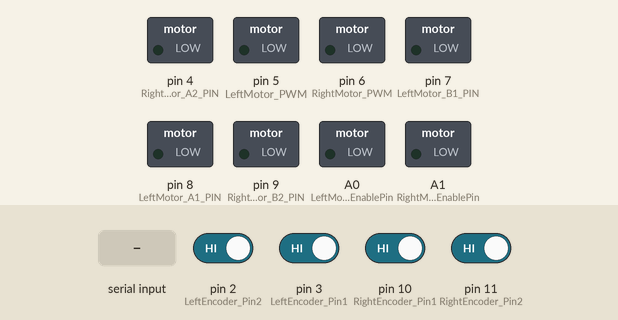
Bench run of a sketch on a simulated Arduino Uno, built with avr-gcc and run on an emulated ATmega328P. On the bench: switched loads named in the sketch (green lamp = pin HIGH). Inputs (shaded band) come from the test bench; at power-on: pin 2 (LeftEncoder_Pin2), pin 3 (LeftEncoder_Pin1), pin 10 (RightEncoder_Pin1), pin 11 (RightEncoder_Pin2) HIGH.

Above: at 1.2 s.
1.3 s: pin 2 (LeftEncoder_Pin2) driven LOW
At 2.6 s:
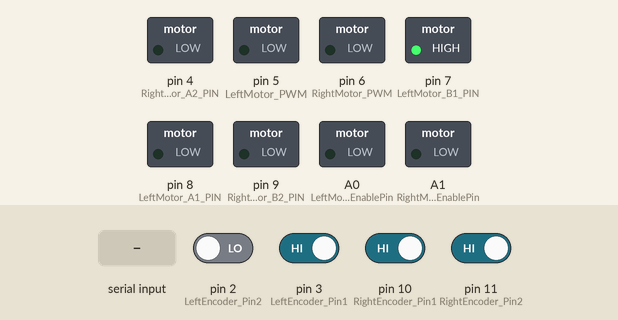
4.3 s: "90 45\n" received over Serial
At 4.46 s:
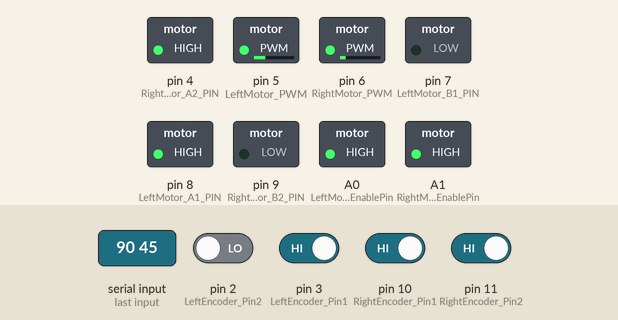
7.3 s: byte 32 (' ') received over Serial
10.3 s: "30 150\n" received over Serial
At 10.51 s:
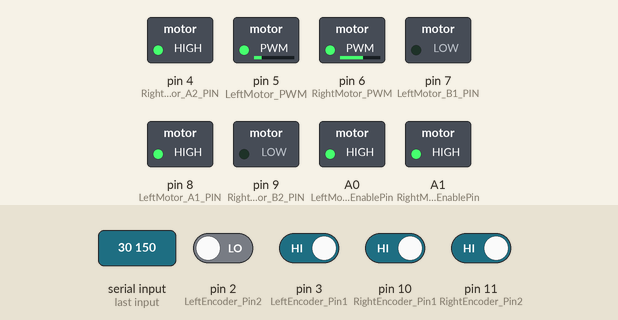
13.3 s: byte 68 ('D') received over Serial
16.3 s: byte 66 ('B') received over Serial
At 18.85 s:
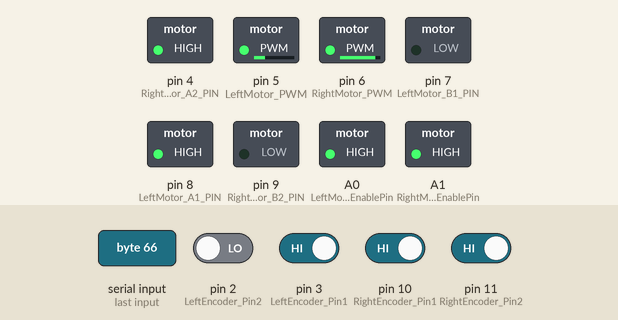
Timing chart, 0 to 44.5 s (numbered marks = the images above; inputs shaded):
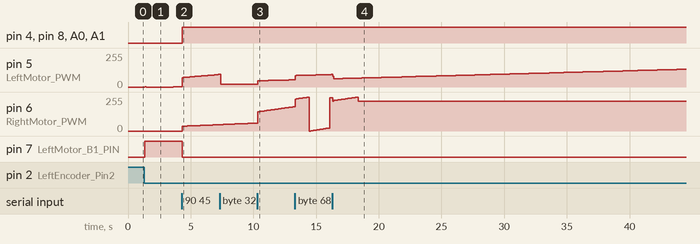

The sketch:

FacePush.ino
```cpp
#include <PinChangeInt.h>
#include <PID_v1.h>
#define SERIAL_BAUD 115200
#define DEBUG  0

//All Ｍotor Parameter
int AllMotor_Parameters[4] = {0}; // angle left, speed left, angle right, speed right
//Read String Parameter
String ReadString_Input = "";

// Left default setting(Motor，Rotary Encoder，PID)
#define LeftMotor_A1_PIN 8
#define LeftMotor_B1_PIN 7
#define LeftMotor_PWM 5
#define LeftMotor_EnablePin A0
#define LeftMotor 1
double LeftMotor_Speed = 255;
double LeftMotor_PWMBuffer = 0;
int LeftEncoder_Pin1 = 3; // interrupt 0
int LeftEncoder_Pin2 = 2; // interrupt 1
volatile long LeftEncoder_LastValue = 0;
volatile long LeftEncoder_Value = 0;
double LeftPID_Input = 0;// input: current position (value of rotary encoder)
double LeftPID_Output = 0;// output: result (where to go)
double LeftPID_Target = 0;// Target: target position (position cmd from Feather)
double Left_kp = 0.8, Left_ki = 0.09, Left_kd = 0.05; //PID Parameter
PID LeftPID_Contorller(&LeftPID_Input, &LeftPID_Output, &LeftPID_Target, Left_kp, Left_ki, Left_kd, DIRECT);

//Right default setting(Motor，Rotary Encoder，PID)
#define RightMotor_A2_PIN 4
#define RightMotor_B2_PIN 9
#define RightMotor_PWM 6
#define RightMotor_EnablePin A1
#define RightMotor 2
double RightMotor_Speed = 255;
double RightMotor_PWMBuffer = 0;
int RightEncoder_Pin1 = 10;//use PinChangeInt to simulate Interript
int RightEncoder_Pin2 = 11;//use PinChangeInt to simulate Interript
volatile long RightEncoder_LastValue = 0;
volatile long RightEncoder_Value = 0;
double RightPID_Input = 0;// input: current position (value of rotary encoder)
double RightPID_Output = 0;// output: result (where to go)
double RightPID_Target = 0;// Target: target position (position cmd from Feather)
double Right_kp = 0.8, Right_ki = 0.09, Right_kd = 0.05; //PID Parameter
PID RightPID_Contorller(&RightPID_Input, &RightPID_Output, &RightPID_Target, Right_kp, Right_ki, Right_kd, DIRECT);
void setup()
{
  Serial.begin(SERIAL_BAUD);
  LeftInitialSetting();
  RightInitialSetting();
}

void loop()
{
  //  DEBUG == 1 below to check values of PID
  #if DEBUG == 1
    Serial.print("L: ");
    Serial.print(LeftPID_Input); Serial.print(" ");
    Serial.print(LeftPID_Target); Serial.print(" ");
    Serial.print(LeftPID_Output); Serial.print(" ");
    Serial.print(LeftPID_Contorller.GetKp()); Serial.print(" ");
    Serial.print(LeftPID_Contorller.GetKi()); Serial.print(" ");
    Serial.print(LeftPID_Contorller.GetKd()); Serial.print(" ");
    Serial.print(LeftPID_Contorller.GetMode()); Serial.print(" ");
    Serial.print(LeftPID_Contorller.GetDirection()); Serial.print(" ");
    Serial.print("R: ");
    Serial.print(RightPID_Input); Serial.print(" ");
    Serial.print(RightPID_Target); Serial.print(" ");
    Serial.print(RightPID_Output); Serial.print(" ");
    Serial.print(RightPID_Contorller.GetKp()); Serial.print(" ");
    Serial.print(RightPID_Contorller.GetKi()); Serial.print(" ");
    Serial.print(RightPID_Contorller.GetKd()); Serial.print(" ");
    Serial.print(RightPID_Contorller.GetMode()); Serial.print(" ");
    Serial.print(RightPID_Contorller.GetDirection()); Serial.print(" ");
    Serial.print("Order: ");
    Serial.print(AllMotor_Parameters[0]); Serial.print(" ");
    Serial.print(AllMotor_Parameters[1]); Serial.println(" ");
  #else DEBUG == 0
//    Serial.print(LeftPID_Output); Serial.print(" ");
//    Serial.print(MotorCounter); Serial.println(" ");
    delay(10);
  #endif
    LeftPID_Input = LeftEncoder_Value;
    PID_Calculation(&LeftPID_Output, &LeftPID_Contorller, LeftMotor);
    RightPID_Input = RightEncoder_Value;
    PID_Calculation(&RightPID_Output, &RightPID_Contorller, RightMotor);

  //Control Motor noise
  if (LeftPID_Output == 255 || RightPID_Output == 255)
  {
      LeftMotor_Speed = 225;
      RightMotor_Speed = 225;
  }

  //Read Data and Handle Data
  int i = 0;
  while(Serial.available())
  {
    digitalWrite(LeftMotor_EnablePin, HIGH);
    digitalWrite(RightMotor_EnablePin, HIGH);
    char c = Serial.read();
    if (c == ' ' || c == '\n')
    {
      AllMotor_Parameters[i] = ReadString_Input.toInt();
      i++;
      ReadString_Input = "";
    }
    else if (c == 'D')
    {
       LeftPID_Contorller.SetTunings(1.5, 0.09, 0.05);
       RightPID_Contorller.SetTunings(1, 0.1, 0);
       RightMotor_PWMBuffer = 25;
       LeftMotor_PWMBuffer = 12.5;
      char test = Serial.read();
    }
    else if (c == 'B')
    {
       LeftPID_Contorller.SetTunings(0.8, 0.09, 0.05);
       RightPID_Contorller.SetTunings(0.8, 0.09, 0.05);
       RightMotor_PWMBuffer = 0;
       LeftMotor_PWMBuffer = 0;
       char test = Serial.read();
    }
    else
    {
      ReadString_Input += c;
    }
    LeftPID_Target = AllMotor_Parameters[0];
    RightPID_Target = AllMotor_Parameters[1];
    if(AllMotor_Parameters[0] < -60)
    {
      digitalWrite(LeftMotor_EnablePin, LOW);
    }
    if(AllMotor_Parameters[1] < -60)
    {
      digitalWrite(RightMotor_EnablePin, LOW);
    }

    LeftMotor_Speed = 255;
    RightMotor_Speed = 255;
    Serial.flush();
  }
  LeftPID_Contorller.SetOutputLimits(-LeftMotor_Speed, LeftMotor_Speed);
  RightPID_Contorller.SetOutputLimits(-RightMotor_Speed, RightMotor_Speed);
}

void motorAction(uint8_t motor, uint8_t pwm, int PinA_Value, int PinB_Value)
{
  if(motor == LeftMotor)
  {
    digitalWrite(LeftMotor_A1_PIN, PinA_Value);
    digitalWrite(LeftMotor_B1_PIN, PinB_Value);
    analogWrite(LeftMotor_PWM, pwm + LeftMotor_PWMBuffer);
  }
  else if(motor == RightMotor)
  {
    digitalWrite(RightMotor_A2_PIN, PinA_Value);
    digitalWrite(RightMotor_B2_PIN, PinB_Value);
    analogWrite(RightMotor_PWM, pwm + RightMotor_PWMBuffer);
  }
}

void PID_Calculation(double *output, PID *motorPID, uint8_t motor)
{
    motorPID->Compute();
    if (*output > 0) //正轉CW
       motorAction(motor, *output, HIGH, LOW);
    else if (*output < 0) //逆轉CCW
      motorAction(motor, abs(*output), LOW, HIGH);
    else if (*output == 0)//停止
      motorAction(motor, 0, LOW, LOW);
}

void LeftInitialSetting()
{
  // Left setup (Motor，Rotary Encoder，PID)
  pinMode(LeftMotor_A1_PIN, OUTPUT);
  pinMode(LeftMotor_B1_PIN, OUTPUT);
  pinMode(LeftMotor_PWM, OUTPUT);
  pinMode(LeftMotor_EnablePin, OUTPUT);
  pinMode(LeftEncoder_Pin1, INPUT);
  pinMode(LeftEncoder_Pin2, INPUT);
  digitalWrite(LeftEncoder_Pin1, HIGH); //turn pullup resistor on
  digitalWrite(LeftEncoder_Pin2, HIGH); //turn pullup resistor on
  attachInterrupt(digitalPinToInterrupt(LeftEncoder_Pin1), LeftEncoder_Update, CHANGE);
  attachInterrupt(digitalPinToInterrupt(LeftEncoder_Pin2), LeftEncoder_Update, CHANGE);
  LeftPID_Contorller.SetMode(AUTOMATIC);
  LeftPID_Contorller.SetOutputLimits(-LeftMotor_Speed, LeftMotor_Speed);
}

void LeftEncoder_Update()
{
  long MSB = digitalRead(LeftEncoder_Pin1); //MSB = most significant bit
  long LSB = digitalRead(LeftEncoder_Pin2); //LSB = least significant bit

  long encoded = (MSB << 1) | LSB; //converting the 2 pin value to single number
  long sum  = (LeftEncoder_LastValue << 2) | encoded; //adding it to the previous encoded value

  if(sum == 0b1101 || sum == 0b0100 || sum == 0b0010 || sum == 0b1011) LeftEncoder_Value ++;
  if(sum == 0b1110 || sum == 0b0111 || sum == 0b0001 || sum == 0b1000) LeftEncoder_Value --;

  LeftEncoder_LastValue = encoded; //store this value for next time
}

void RightInitialSetting()
{
  // Right setup (Motor，Rotary Encoder，PID)
  pinMode(RightMotor_A2_PIN, OUTPUT);
  pinMode(RightMotor_B2_PIN, OUTPUT);
  pinMode(RightMotor_PWM, OUTPUT);
  pinMode(RightMotor_EnablePin, OUTPUT);
  pinMode(RightEncoder_Pin1, INPUT);
  pinMode(RightEncoder_Pin2, INPUT);
  digitalWrite(RightEncoder_Pin1, HIGH); //turn pullup resistor on
  digitalWrite(RightEncoder_Pin2, HIGH); //turn pullup resistor on
  attachPinChangeInterrupt(RightEncoder_Pin1, RightEncoder_Update, CHANGE);
  attachPinChangeInterrupt(RightEncoder_Pin2, RightEncoder_Update, CHANGE);
  RightPID_Contorller.SetMode(AUTOMATIC);
  RightPID_Contorller.SetOutputLimits(-RightMotor_Speed, RightMotor_Speed);
}

void RightEncoder_Update()
{
  long MSB = digitalRead(RightEncoder_Pin1); //MSB = most significant bit
  long LSB = digitalRead(RightEncoder_Pin2); //LSB = least significant bit

  long encoded = (MSB << 1) | LSB; //converting the 2 pin value to single number
  long sum  = (RightEncoder_LastValue << 2) | encoded; //adding it to the previous encoded value

  if(sum == 0b1101 || sum == 0b0100 || sum == 0b0010 || sum == 0b1011) RightEncoder_Value ++;
  if(sum == 0b1110 || sum == 0b0111 || sum == 0b0001 || sum == 0b1000) RightEncoder_Value --;

  RightEncoder_LastValue = encoded; //store this value for next time
}
```

Measured:
- after the input at 1.3 s, pin 5 (LeftMotor_PWM): 0/255 → 1/255 at once, → 0/255 0.10 s later, → 1/255 2.2 s later; pin 7 (LeftMotor_B1_PIN): LOW → HIGH at once
- after the input at 4.3 s, pin 4 (RightMotor_A2_PIN): LOW → HIGH at once; pin 5 (LeftMotor_PWM): moves from 1/255 to 94/255 over 2.9 s, starting at once
- after the input at 10.3 s, pin 5 (LeftMotor_PWM): moves from 22/255 to 54/255 over 2.8 s, starting after 0.06 s
- after the input at 16.3 s, pin 6 (RightMotor_PWM): ramps from 225/255 to 255/255 and jumps back, once every 2.0 s
